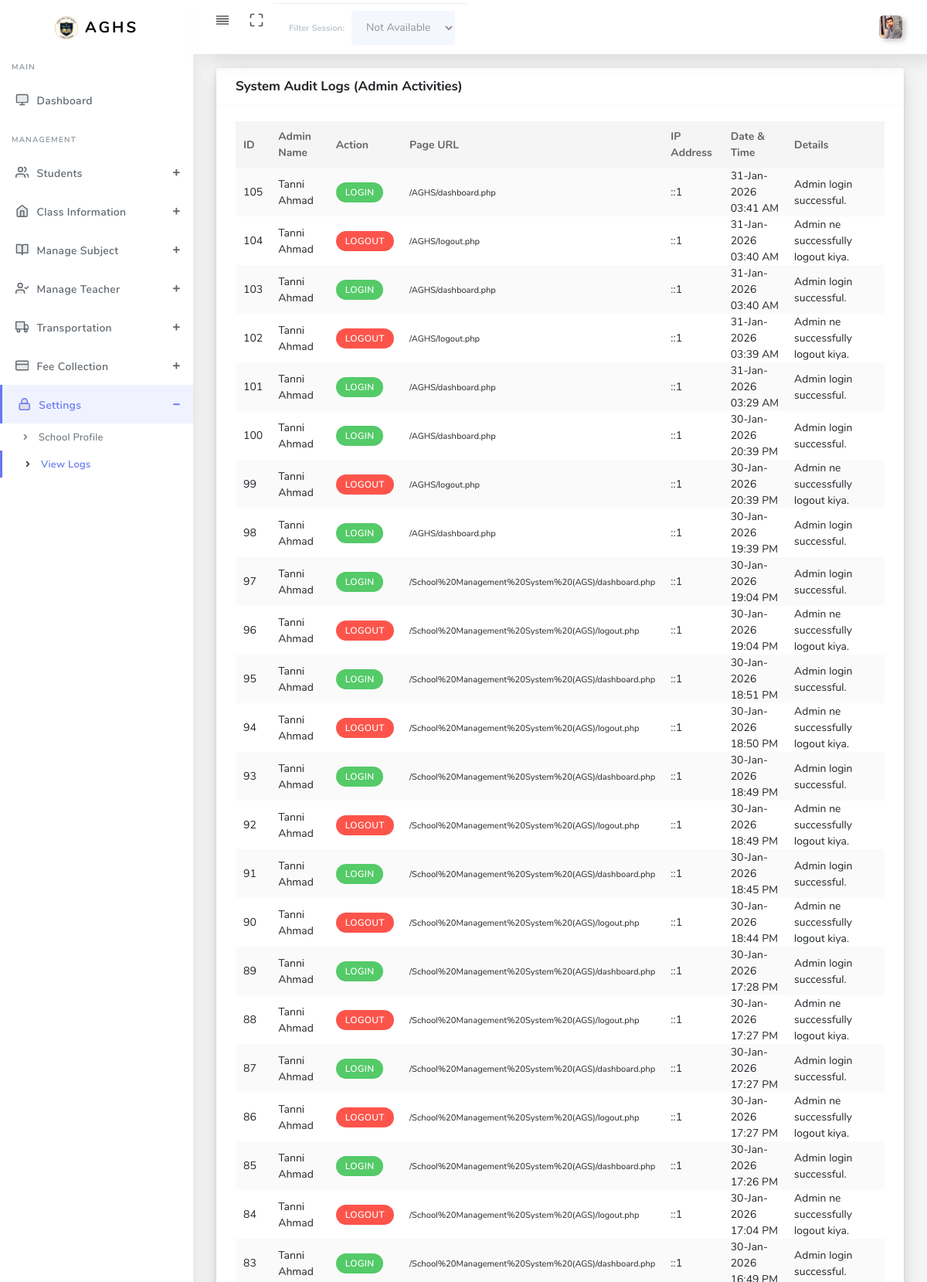
Page /view_logs.php (signed in, upper part) on the committed database.
### tables this page shows
CREATE TABLE `school_settings` (
  `id` int(11) NOT NULL DEFAULT 1,
  `school_name` varchar(255) NOT NULL,
  `address` text DEFAULT NULL,
  `contact` varchar(20) DEFAULT NULL,
  `logo` varchar(255) DEFAULT NULL,
  `updated_at` timestamp NOT NULL DEFAULT current_timestamp() ON UPDATE current_timestamp(),
  PRIMARY KEY (`id`)
);

CREATE TABLE `audit_logs` (
  `id` int(11) NOT NULL AUTO_INCREMENT,
  `admin_id` int(11) DEFAULT NULL,
  `action_type` varchar(50) DEFAULT NULL,
  `page_url` varchar(255) DEFAULT NULL,
  `action_details` text DEFAULT NULL,
  `ip_address` varchar(45) DEFAULT NULL,
  `created_at` timestamp NOT NULL DEFAULT current_timestamp(),
  PRIMARY KEY (`id`)
);

### view_logs.php (the view, shortened to what this page needs)
<?php
require_once 'auth.php';
?>
<!DOCTYPE html>
<html lang="en">
<head>
    <link rel="stylesheet" href="assets/css/app.min.css">
    <link rel="stylesheet" href="assets/bundles/datatables/datatables.min.css">
    <link rel="stylesheet" href="assets/bundles/datatables/DataTables-1.10.16/css/dataTables.bootstrap4.min.css">
    <link rel="stylesheet" href="assets/css/style.css">
    <link rel="stylesheet" href="assets/css/components.css">
    <link rel="stylesheet" href="assets/css/custom.css">
</head>
<body>
    <div id="app">
        <div class="main-wrapper main-wrapper-1">
            <div class="navbar-bg"></div>
            <?php include 'include/navbar.php'; ?>
            <div class="main-sidebar sidebar-style-2">
                <?php include 'include/asidebar.php'; ?>
            </div>
            <div class="main-content">
                <section class="section">
                    <div class="section-body">
                        <div class="row">
                            <div class="col-12">
                                <div class="card">
                                    <div class="card-header">
                                        <h4>System Audit Logs (Admin Activities)</h4>
                                    </div>
                                    <div class="card-body">
                                        <div class="table-responsive">
                                            <table class="table table-striped" id="table-1">
                                                <thead>
                                                    <tr>
                                                        <th>ID</th>
                                                        <th>Admin Name</th>
                                                        <th>Action</th>
                                                        <th>Page URL</th>
                                                        <th>IP Address</th>
                                                        <th>Date & Time</th>
                                                        <th>Details</th>
                                                    </tr>
                                                </thead>
                                                <tbody>
                                                    <?php
                                                    $sql = "SELECT al.*, a.full_name
                                  FROM audit_logs al
                                  LEFT JOIN admins a ON al.admin_id = a.id
                                  ORDER BY al.created_at DESC";
                                                    $stmt = $pdo->query($sql);
                                                    while ($row = $stmt->fetch()) {
                                                        $badge_class = 'badge-info';
                                                        if ($row['action_type'] == 'LOGIN') $badge_class = 'badge-success';
                                                        if ($row['action_type'] == 'LOGOUT') $badge_class = 'badge-danger';
                                                    ?>
                                                        <tr>
                                                            <td><?php echo $row['id']; ?></td>
                                                            <td><?php echo htmlspecialchars($row['full_name']); ?></td>
                                                            <td>
                                                                <div class="badge <?php echo $badge_class; ?>">
                                                                    <?php echo $row['action_type']; ?>
                                                                </div>
                                                            </td>
                                                            <td><small><?php echo $row['page_url']; ?></small></td>
                                                            <td><?php echo $row['ip_address']; ?></td>
                                                            <td><?php echo date('d-M-Y H:i A', strtotime($row['created_at'])); ?></td>
                                                            <td><?php echo htmlspecialchars($row['action_details']); ?></td>
                                                        </tr>
                                                    <?php } ?>
                                                </tbody>
                                            </table>
                                        </div>
                                    </div>
                                </div>
                            </div>
                        </div>
                    </div>
                </section>
            </div>
        </div>
    </div>
</body>
</html>

### include/navbar.php (shortened to what this page needs)
<?php
if (isset($_SESSION['admin_id'])) {
    $admin_id = $_SESSION['admin_id'];
    $st_admin = $pdo->prepare("SELECT full_name, profile_pic FROM admins WHERE id = ?");
    $st_admin->execute([$admin_id]);
    $admin_data = $st_admin->fetch(PDO::FETCH_ASSOC);
    $display_pic = (!empty($admin_data['profile_pic']) && file_exists('uploads/' . $admin_data['profile_pic']))
                   ? 'uploads/' . $admin_data['profile_pic']
                   : 'assets/img/user.png';
} else {
    $display_name = "Admin";
    $display_pic = "assets/img/user.png";
}
?>
<nav class="navbar navbar-expand-lg main-navbar sticky">
    <div class="form-inline mr-auto">
        <ul class="navbar-nav mr-3">
            <li><a href="#" data-toggle="sidebar" class="nav-link nav-link-lg collapse-btn"> <i data-feather="align-justify"></i></a></li>
            <li class="d-none d-md-block"><a href="#" class="nav-link nav-link-lg fullscreen-btn">
                <i data-feather="maximize"></i>
            </a></li>
            <li>
                <?php
                $current_page = basename($_SERVER['PHP_SELF']);
                ?>
                <?php if ($current_page == 'dashboard.php'): ?>
                    <div class="card-footer bg-white py-2 d-flex justify-content-end" style="border-radius: 0 0 15px 15px;">
                        <form method="GET" class="form-inline">
                            <span class=" d-none d-md-block mr-2 font-weight-bold small text-dark">Filter Session:</span>
                            <select name="session_id" class="form-control form-control-sm select2" onchange="this.form.submit()">
                                <option value="all" <?= (isset($f_sess) && $f_sess == 'all' ? 'selected' : '') ?>>All Sessions</option>
                                <?php
                                if (isset($sessions)) {
                                    foreach ($sessions as $s) {
                                        echo "<option value='{$s['id']}' " . (isset($f_sess) && $f_sess == $s['id'] ? 'selected' : '') . ">{$s['session_name']}</option>";
                                    }
                                }
                                ?>
                            </select>
                        </form>
                    </div>
                <?php else: ?>
                    <div class="align-items-baseline bg-white card-footer d-flex justify-content-end py-2" style="border-radius: 0 0 15px 15px; opacity: 0.6;">
                        <span class="d-none d-md-block mr-2 font-weight-bold small text-muted">Filter Session:</span>
                        <select class="form-control form-control-sm" disabled>
                            <option>Not Available</option>
                        </select>
                    </div>
                <?php endif; ?>
            </li>
        </ul>
    </div>
    <ul class="navbar-nav navbar-right">
        <li class="dropdown">
            <a href="#" data-toggle="dropdown" class="nav-link dropdown-toggle nav-link-lg nav-link-user">
                <img alt="image" src="<?= $display_pic ?>" class="user-img-radious-style" style="width:30px; height:30px; object-fit:cover;">
            </a>
        </li>
    </ul>
</nav>

### include/asidebar.php (shortened to what this page needs)
<?php
$current_page = basename($_SERVER['PHP_SELF']);
?>
<?php
$school_settings = $pdo->query("SELECT * FROM school_settings LIMIT 1")->fetch(PDO::FETCH_ASSOC);
$sch_logo    = (!empty($school_settings['logo']) && file_exists('uploads/' . $school_settings['logo']))
  ? 'uploads/' . $school_settings['logo']
  : 'assets/img/agslogo.png';
?>
<aside id="sidebar-wrapper">
  <div class="sidebar-brand">
    <a href="dashboard.php">
      <img alt="image" src="<?= $sch_logo ?>" class="header-logo" />
      <span class="logo-name">AGHS</span>
    </a>
  </div>
  <ul class="sidebar-menu">
    <li class="menu-header">Main</li>
    <li class="<?= ($current_page == 'dashboard.php') ? 'active' : '' ?>">
      <a href="dashboard.php" class="nav-link"><i data-feather="monitor"></i><span>Dashboard</span></a>
    </li>
    <li class="menu-header">Management</li>
    <?php
    $student_pages = ['student-registration-form.php', 'student-list.php', 'promotion_detain.php', 'passout_drop.php', 'print_certificate.php', 'add-bulk-student.php'];
    $is_student_active = in_array($current_page, $student_pages);
    ?>
    <li class="dropdown <?= $is_student_active ? 'active' : '' ?>">
      <a href="#" class="menu-toggle nav-link has-dropdown"><i data-feather="users"></i><span>Students</span></a>
    </li>
    <?php
    $class_pages = ['manage-class.php', 'manage-section.php', 'manage-session.php'];
    $is_class_active = in_array($current_page, $class_pages);
    ?>
    <li class="dropdown <?= $is_class_active ? 'active' : '' ?>">
      <a href="#" class="menu-toggle nav-link has-dropdown"><i data-feather="home"></i><span>Class Information</span></a>
    </li>
    <?php
    $subject_pages = ['add-subject.php', 'subject-group.php'];
    $is_subject_active = in_array($current_page, $subject_pages);
    ?>
    <li class="dropdown <?= $is_subject_active ? 'active' : '' ?>">
      <a href="#" class="menu-toggle nav-link has-dropdown"><i data-feather="book-open"></i><span>Manage Subject</span></a>
    </li>
    <?php
    $is_teacher_active = ($current_page == 'add-teacher.php');
    ?>
    <li class="dropdown <?= $is_teacher_active ? 'active' : '' ?>">
      <a href="#" class="menu-toggle nav-link has-dropdown"><i data-feather="user-check"></i><span>Manage Teacher</span></a>
    </li>
    <?php
    $transport_pages = ['transport.php', 'manage-route.php', 'manage-vehicle.php'];
    $is_transport_active = in_array($current_page, $transport_pages);
    ?>
    <li class="dropdown <?= $is_transport_active ? 'active' : '' ?>">
      <a href="#" class="menu-toggle nav-link has-dropdown"><i data-feather="truck"></i><span>Transportation</span></a>
    </li>
    <?php
    $fee_pages = ['fee-type.php', 'pay-fee.php', 'manage-fee-record.php', 'discount-type.php'];
    $is_fee_active = in_array($current_page, $fee_pages);
    ?>
    <li class="dropdown <?= $is_fee_active ? 'active' : '' ?>">
      <a href="#" class="menu-toggle nav-link has-dropdown"><i data-feather="credit-card"></i><span>Fee Collection</span></a>
    </li>
    <?php
    $auth_pages = ['view_logs.php', 'register_admin.php', 'settings.php'];
    $is_auth_active = in_array($current_page, $auth_pages);
    ?>
    <li class="dropdown <?= $is_auth_active ? 'active' : '' ?>">
      <a href="#" class="menu-toggle nav-link has-dropdown"><i data-feather="lock"></i><span>Settings</span></a>
      <ul class="dropdown-menu" style="<?= $is_auth_active ? 'display: block;' : '' ?>">
        <li class="<?= ($current_page == 'settings.php') ? 'active' : '' ?>"><a class="nav-link" href="settings.php">School Profile</a></li>
        <li class="<?= ($current_page == 'view_logs.php') ? 'active' : '' ?>"><a class="nav-link" href="view_logs.php">View Logs</a></li>
      </ul>
    </li>
  </ul>
</aside>

### include/asidebar.php (style rules this page uses)
.sidebar-menu .dropdown-menu li.active a { color: #6777ef !important; background-color: #f0f3ff !important; font-weight: 600 !important; }
.sidebar-menu li.active>a { border-left: 3px solid #6777ef !important; color: #6777ef !important; }

### rows in the picture
school_settings: logo (picture)
audit_logs: id "105", admin.full_name "Tanni Ahmad", action_type "LOGIN", page_url "/AGHS/dashboard.php", ip_address "::1", created_at "31-Jan-2026 03:41 AM", action_details "Admin login successful."
audit_logs: id "104", admin.full_name "Tanni Ahmad", action_type "LOGOUT", page_url "/AGHS/logout.php", ip_address "::1", created_at "31-Jan-2026 03:40 AM", action_details "Admin ne successfully logout kiya."
audit_logs: id "103", admin.full_name "Tanni Ahmad", action_type "LOGIN", page_url "/AGHS/dashboard.php", ip_address "::1", created_at "31-Jan-2026 03:40 AM", action_details "Admin login successful."
audit_logs: id "102", admin.full_name "Tanni Ahmad", action_type "LOGOUT", page_url "/AGHS/logout.php", ip_address "::1", created_at "31-Jan-2026 03:39 AM", action_details "Admin ne successfully logout kiya."
audit_logs: id "101", admin.full_name "Tanni Ahmad", action_type "LOGIN", page_url "/AGHS/dashboard.php", ip_address "::1", created_at "31-Jan-2026 03:29 AM", action_details "Admin login successful."
audit_logs: id "100", admin.full_name "Tanni Ahmad", action_type "LOGIN", page_url "/AGHS/dashboard.php", ip_address "::1", created_at "30-Jan-2026 20:39 PM", action_details "Admin login successful."
audit_logs: id "99", admin.full_name "Tanni Ahmad", action_type "LOGOUT", page_url "/AGHS/logout.php", ip_address "::1", created_at "30-Jan-2026 20:39 PM", action_details "Admin ne successfully logout kiya."
audit_logs: id "98", admin.full_name "Tanni Ahmad", action_type "LOGIN", page_url "/AGHS/dashboard.php", ip_address "::1", created_at "30-Jan-2026 19:39 PM", action_details "Admin login successful."
audit_logs: id "97", admin.full_name "Tanni Ahmad", action_type "LOGIN", page_url "/School%20Management%20System%20(AGS)/dashboard.php", ip_address "::1", created_at "30-Jan-2026 19:04 PM", action_details "Admin login successful."
audit_logs: id "96", admin.full_name "Tanni Ahmad", action_type "LOGOUT", page_url "/School%20Management%20System%20(AGS)/logout.php", ip_address "::1", created_at "30-Jan-2026 19:04 PM", action_details "Admin ne successfully logout kiya."
audit_logs: id "95", admin.full_name "Tanni Ahmad", action_type "LOGIN", page_url "/School%20Management%20System%20(AGS)/dashboard.php", ip_address "::1", created_at "30-Jan-2026 18:51 PM", action_details "Admin login successful."
audit_logs: id "94", admin.full_name "Tanni Ahmad", action_type "LOGOUT", page_url "/School%20Management%20System%20(AGS)/logout.php", ip_address "::1", created_at "30-Jan-2026 18:50 PM", action_details "Admin ne successfully logout kiya."
audit_logs: id "93", admin.full_name "Tanni Ahmad", action_type "LOGIN", page_url "/School%20Management%20System%20(AGS)/dashboard.php", ip_address "::1", created_at "30-Jan-2026 18:49 PM", action_details "Admin login successful."
audit_logs: id "92", admin.full_name "Tanni Ahmad", action_type "LOGOUT", page_url "/School%20Management%20System%20(AGS)/logout.php", ip_address "::1", created_at "30-Jan-2026 18:49 PM", action_details "Admin ne successfully logout kiya."
audit_logs: id "91", admin.full_name "Tanni Ahmad", action_type "LOGIN", page_url "/School%20Management%20System%20(AGS)/dashboard.php", ip_address "::1", created_at "30-Jan-2026 18:45 PM", action_details "Admin login successful."
audit_logs: id "90", admin.full_name "Tanni Ahmad", action_type "LOGOUT", page_url "/School%20Management%20System%20(AGS)/logout.php", ip_address "::1", created_at "30-Jan-2026 18:44 PM", action_details "Admin ne successfully logout kiya."
audit_logs: id "89", admin.full_name "Tanni Ahmad", action_type "LOGIN", page_url "/School%20Management%20System%20(AGS)/dashboard.php", ip_address "::1", created_at "30-Jan-2026 17:28 PM", action_details "Admin login successful."
audit_logs: id "88", admin.full_name "Tanni Ahmad", action_type "LOGOUT", page_url "/School%20Management%20System%20(AGS)/logout.php", ip_address "::1", created_at "30-Jan-2026 17:27 PM", action_details "Admin ne successfully logout kiya."
audit_logs: id "87", admin.full_name "Tanni Ahmad", action_type "LOGIN", page_url "/School%20Management%20System%20(AGS)/dashboard.php", ip_address "::1", created_at "30-Jan-2026 17:27 PM", action_details "Admin login successful."
audit_logs: id "86", admin.full_name "Tanni Ahmad", action_type "LOGOUT", page_url "/School%20Management%20System%20(AGS)/logout.php", ip_address "::1", created_at "30-Jan-2026 17:27 PM", action_details "Admin ne successfully logout kiya."
audit_logs: id "85", admin.full_name "Tanni Ahmad", action_type "LOGIN", page_url "/School%20Management%20System%20(AGS)/dashboard.php", ip_address "::1", created_at "30-Jan-2026 17:26 PM", action_details "Admin login successful."
audit_logs: id "84", admin.full_name "Tanni Ahmad", action_type "LOGOUT", page_url "/School%20Management%20System%20(AGS)/logout.php", ip_address "::1", created_at "30-Jan-2026 17:04 PM", action_details "Admin ne successfully logout kiya."
audit_logs: id "83", admin.full_name "Tanni Ahmad", action_type "LOGIN", page_url "/School%20Management%20System%20(AGS)/dashboard.php", ip_address "::1", action_details "Admin login successful."
